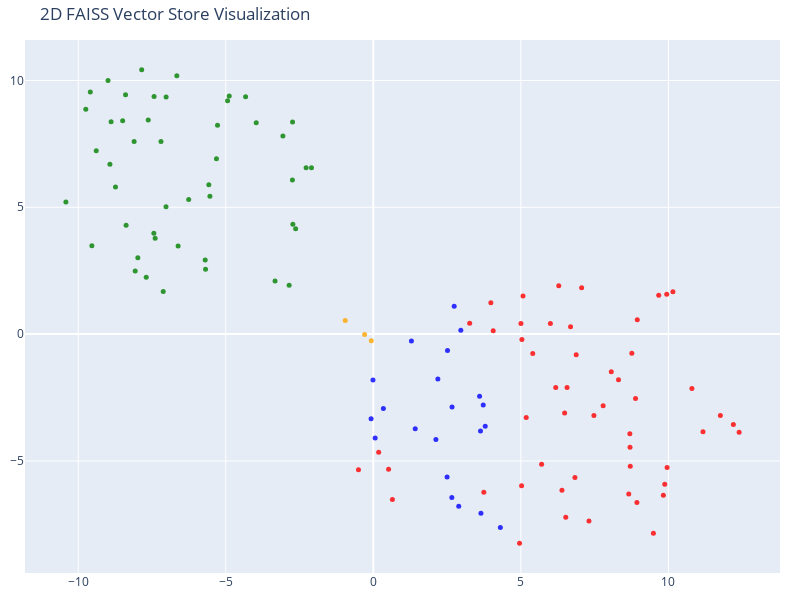

The notebook cell this image was saved under:
### Code cell
# We humans find it easier to visalize things in 2D!
# Reduce the dimensionality of the vectors to 2D using t-SNE
# (t-distributed stochastic neighbor embedding)

tsne = TSNE(n_components=2, random_state=42)
reduced_vectors = tsne.fit_transform(vectors)

# Create the 2D scatter plot
fig = go.Figure(data=[go.Scatter(
    x=reduced_vectors[:, 0],
    y=reduced_vectors[:, 1],
    mode='markers',
    marker=dict(size=5, color=colors, opacity=0.8),
    text=[f"Type: {t}<br>Text: {d[:100]}..." for t, d in zip(doc_types, documents)],
    hoverinfo='text'
)])

fig.update_layout(
    title='2D FAISS Vector Store Visualization',
    scene=dict(xaxis_title='x',yaxis_title='y'),
    width=800,
    height=600,
    margin=dict(r=20, b=10, l=10, t=40)
)

fig.show()

### Figure 1 — Plotly figure (JSON) as saved in the notebook; plotly's stock layout.template omitted (floating-point values rounded to 4 significant figures)
{"data": [{"hoverinfo": "text", "marker": {"color": ["orange", "orange", "orange", "red", "red", "red", "red", "red", "red", "red", "red", "red", "red", "red", "red", "red", "red", "red", "red", "red", "red", "red", "red", "red", "red", "red", "red", "red", "red", "red", "red", "red", "red", "red", "red", "red", "red", "red", "red", "red", "red", "red", "red", "red", "red", "red", "red", "red", "red", "red", "red", "red", "red", "red", "red", "green", "green", "green", "green", "green", "green", "green", "green", "green", "green", "green", "green", "green", "green", "green", "green", "green", "green", "green", "green", "green", "green", "green", "green", "green", "green", "green", "green", "green", "green", "green", "green", "green", "green", "green", "green", "green", "green", "green", "green", "green", "green", "green", "green", "green", "green", "green", "blue", "blue", "blue", "blue", "blue", "blue", "blue", "blue", "blue", "blue", "blue", "blue", "blue", "blue", "blue", "blue", "blue", "blue", "blue", "blue", "blue"], "opacity": 0.8, "size": 5}, "mode": "markers", "text": ["Type: company<br>Text: # About Insurellm\n\nInsurellm was founded by Avery Lancaster in 2015 as an insurance tech startup des...", "Type: company<br>Text: # Careers at Insurellm\n\nInsurellm is hiring! We are looking for talented software engineers, data sc...", "Type: company<br>Text: # Overview of Insurellm\n\nInsurellm is an innovative insurance tech firm with 200 employees across th...", "Type: contracts<br>Text: # Contract with Apex Reinsurance for Rellm: AI-Powered Enterprise Reinsurance Solution\n\n## Terms\n\n1....", "Type: contracts<br>Text: ## Renewal\n\n1. **Automatic Renewal**: This Agreement will automatically renew for successive one-yea...", "Type: contracts<br>Text: 2. **Seamless Integrations**: The architecture of Rellm allows for easy integration with existing sy...", "Type: contracts<br>Text: 1. **Technical Support**: Provider shall offer dedicated technical support to the Client via phone, ...", "Type: contracts<br>Text: **Insurellm, Inc.**  \n_____________________________  \nAuthorized Signature   \nDate: ________________...", "Type: contracts<br>Text: # Contract with Belvedere Insurance for Markellm\n\n## Terms\nThis Contract (\"Agreement\") is made and e...", "Type: contracts<br>Text: ## Renewal\n1. **Renewal Terms**: This Agreement may be renewed for additional one-year terms upon mu...", "Type: contracts<br>Text: ## Features\n1. **AI-Powered Matching**: Belvedere Insurance will benefit from Markellm's AI-powered ...", "Type: contracts<br>Text: ## Support\n1. **Technical Support**: Technical support will be available from 9 AM to 7 PM EST, Mond...", "Type: contracts<br>Text: **Belvedere Insurance**  \nSignature: ______________________  \nName: [Authorized Signatory]  \nTitle: ...", "Type: contracts<br>Text: # Contract with BrightWay Solutions for Markellm\n\n**Contract Date:** October 5, 2023  \n**Contract ID...", "Type: contracts<br>Text: 3. **Service Level Agreement (SLA):**  \n   Insurellm commits to a 99.9% uptime for the platform with...", "Type: contracts<br>Text: 2. **Real-Time Quote Availability:**  \n   Consumers sourced via BrightWay Solutions will receive rea...", "Type: contracts<br>Text: 3. **Training and Onboarding:**  \n   Insurellm agrees to provide one free training session on how to...", "Type: contracts<br>Text: # Contract with EverGuard Insurance for Rellm: AI-Powered Enterprise Reinsurance Solution\n\n**Contrac...", "Type: contracts<br>Text: 4. **Usage Rights**: EverGuard Insurance is granted a non-exclusive, non-transferable license to acc...", "Type: contracts<br>Text: 1. **Core Functionality**: Rellm provides EverGuard Insurance with advanced AI-driven analytics, sea...", "Type: contracts<br>Text: 1. **Customer Support**: Insurellm will provide EverGuard Insurance with 24/7 customer support, incl...", "Type: contracts<br>Text: ---\n\n**Signatures**  \n**For Insurellm**: __________________________  \n**Name**: John Smith  \n**Title...", "Type: contracts<br>Text: # Contract with GreenField Holdings for Markellm\n\n**Effective Date:** November 15, 2023  \n**Contract...", "Type: contracts<br>Text: ## Renewal\n1. **Automatic Renewal**: This contract will automatically renew for sequential one-year ...", "Type: contracts<br>Text: ## Features\n1. **AI-Powered Matching**: Access to advanced algorithms that connect GreenField Holdin...", "Type: contracts<br>Text: ## Support\n1. **Customer Support Access**: The Client will have access to dedicated support through ...", "Type: contracts<br>Text: **Signatures:**  \n_________________________                           _________________________  \n**...", "Type: contracts<br>Text: # Contract with Greenstone Insurance for Homellm\n\n---\n\n## Terms\n\n1. **Parties**: This Contract (\"Agr...", "Type: contracts<br>Text: 4. **Payment Terms**: \n   - The Customer shall pay an amount of $10,000 per month for the Standard T...", "Type: contracts<br>Text: ---\n\n## Features\n\n- **AI-Powered Risk Assessment**: Customer will have access to enhanced risk evalu...", "Type: contracts<br>Text: - **Customer Portal**: A dedicated portal will be provided, allowing the Customer's clients to manag...", "Type: contracts<br>Text: ______________________________  \n[Name], [Title]  \nDate: ______________________\n\n**For Greenstone In...", "Type: contracts<br>Text: # Contract with GreenValley Insurance for Homellm\n\n**Contract Date:** October 6, 2023  \n**Contract N...", "Type: contracts<br>Text: 4. **Confidentiality:** Both parties agree to maintain the confidentiality of proprietary informatio...", "Type: contracts<br>Text: 1. **AI-Powered Risk Assessment:** Access to advanced AI algorithms for real-time risk evaluations.\n...", "Type: contracts<br>Text: 3. **Regular Updates:** Insurellm will offer ongoing updates and enhancements to the Homellm platfor...", "Type: contracts<br>Text: # Contract with Pinnacle Insurance Co. for Homellm\n\n## Terms\nThis contract (\"Contract\") is entered i...", "Type: contracts<br>Text: ## Renewal\n1. **Renewal Terms**: At the end of the initial term, this Contract shall automatically r...", "Type: contracts<br>Text: ## Features\n1. **AI-Powered Risk Assessment**: Utilized for tailored underwriting decisions specific...", "Type: contracts<br>Text: ## Support\n1. **Technical Support**: Insurellm shall provide 24/7 technical support via an email and...", "Type: contracts<br>Text: # Contract with Roadway Insurance Inc. for Carllm\n\n---\n\n## Terms\n\n1. **Agreement Effective Date**: T...", "Type: contracts<br>Text: ---\n\n## Renewal\n\n1. **Automatic Renewal**: This agreement will automatically renew for an additional...", "Type: contracts<br>Text: ---\n\n## Features\n\n1. **Access to Core Features**: Roadway Insurance Inc. will have access to all Pro...", "Type: contracts<br>Text: ---\n\n## Support\n\n1. **Technical Support**: Roadway Insurance Inc. will receive priority technical su...", "Type: contracts<br>Text: # Contract with Stellar Insurance Co. for Rellm\n\n## Terms\nThis contract is made between **Insurellm*...", "Type: contracts<br>Text: ### Termination\nEither party may terminate this agreement with a **30-day written notice**. In the e...", "Type: contracts<br>Text: ## Features\nStellar Insurance Co. will receive access to the following features of the Rellm product...", "Type: contracts<br>Text: ## Support\nInsurellm provides Stellar Insurance Co. with the following support services:\n\n- **24/7 T...", "Type: contracts<br>Text: # Contract with TechDrive Insurance for Carllm\n\n**Contract Date:** October 1, 2024  \n**Contract Dura...", "Type: contracts<br>Text: ## Renewal\n\n1. **Automatic Renewal**: This contract shall automatically renew for additional one-yea...", "Type: contracts<br>Text: ## Support\n\n1. **Customer Support**: Insurellm will provide 24/7 customer support to TechDrive Insur...", "Type: contracts<br>Text: **TechDrive Insurance Representative:**  \nName: Sarah Johnson  \nTitle: Operations Director  \nDate: _...", "Type: contracts<br>Text: # Contract with Velocity Auto Solutions for Carllm\n\n**Contract Date:** October 1, 2023  \n**Contract ...", "Type: contracts<br>Text: ## Renewal\n\n1. **Automatic Renewal**: This contract will automatically renew for successive 12-month...", "Type: contracts<br>Text: ## Support\n\n1. **Customer Support**: Velocity Auto Solutions will have access to Insurellm’s custome...", "Type: employees<br>Text: # HR Record\n\n# Alex Chen\n\n## Summary\n- **Date of Birth:** March 15, 1990  \n- **Job Title:** Backend ...", "Type: employees<br>Text: ## Annual Performance History\n- **2020:**  \n  - Completed onboarding successfully.  \n  - Met expecta...", "Type: employees<br>Text: ## Compensation History\n- **2020:** Base Salary: $80,000  \n- **2021:** Base Salary Increase to $90,0...", "Type: employees<br>Text: Alex Chen continues to be a vital asset at Insurellm, contributing significantly to innovative backe...", "Type: employees<br>Text: # HR Record\n\n# Alex Harper\n\n## Summary\n- **Date of Birth**: March 15, 1993  \n- **Job Title**: Sales ...", "Type: employees<br>Text: ## Annual Performance History  \n- **2021**:  \n  - **Performance Rating**: 4.5/5  \n  - **Key Achievem...", "Type: employees<br>Text: - **2022**:  \n  - **Base Salary**: $65,000 (Promotion to Senior SDR)  \n  - **Bonus**: $13,000 (20% o...", "Type: employees<br>Text: # HR Record\n\n# Alex Thomson\n\n## Summary\n- **Date of Birth:** March 15, 1995  \n- **Job Title:** Sales...", "Type: employees<br>Text: ## Annual Performance History  \n- **2022** - Rated as \"Exceeds Expectations.\" Alex Thomson achieved ...", "Type: employees<br>Text: ## Other HR Notes\n- Alex Thomson is an active member of the Diversity and Inclusion committee at Ins...", "Type: employees<br>Text: # Avery Lancaster\n\n## Summary\n- **Date of Birth**: March 15, 1985  \n- **Job Title**: Co-Founder & Ch...", "Type: employees<br>Text: - **2010 - 2013**: Business Analyst at Edge Analytics  \n  Prior to joining Innovate, Avery worked as...", "Type: employees<br>Text: - **2018**: **Exceeds Expectations**  \n  Under Avery’s pivoted vision, Insurellm launched two new su...", "Type: employees<br>Text: - **2022**: **Satisfactory**  \n  Avery focused on rebuilding team dynamics and addressing employee c...", "Type: employees<br>Text: ## Compensation History\n- **2015**: $150,000 base salary + Significant equity stake  \n- **2016**: $1...", "Type: employees<br>Text: ## Other HR Notes\n- **Professional Development**: Avery has actively participated in leadership trai...", "Type: employees<br>Text: # HR Record\n\n# Emily Carter\n\n## Summary\n- **Date of Birth:** August 12, 1990  \n- **Job Title:** Acco...", "Type: employees<br>Text: - **2017-2019:** Marketing Intern  \n  - Assisted with market research and campaign development for s...", "Type: employees<br>Text: ## Compensation History\n| Year | Base Salary | Bonus         | Total Compensation |\n|------|--------...", "Type: employees<br>Text: Emily Carter exemplifies the kind of talent that drives Insurellm's success and is an invaluable ass...", "Type: employees<br>Text: # HR Record\n\n# Emily Tran\n\n## Summary\n- **Date of Birth:** March 18, 1991  \n- **Job Title:** Digital...", "Type: employees<br>Text: - **January 2017 - May 2018**: Marketing Intern  \n  - Supported the Marketing team by collaborating ...", "Type: employees<br>Text: - **2021**:  \n  - Performance Rating: Meets Expectations  \n  - Key Achievements: Contributed to the ...", "Type: employees<br>Text: - **Professional Development Goals**:  \n  - Emily Tran aims to become a Marketing Manager within the...", "Type: employees<br>Text: # HR Record\n\n# Jordan Blake\n\n## Summary\n- **Date of Birth:** March 15, 1993  \n- **Job Title:** Sales...", "Type: employees<br>Text: ## Annual Performance History\n- **2021:** First year at Insurellm; achieved 90% of monthly targets. ...", "Type: employees<br>Text: ## Other HR Notes\n- Jordan has shown an interest in continuing education, actively participating in ...", "Type: employees<br>Text: # HR Record\n\n# Jordan K. Bishop\n\n## Summary\n- **Date of Birth:** March 15, 1990\n- **Job Title:** Fro...", "Type: employees<br>Text: ## Annual Performance History\n- **2019:** Exceeds Expectations - Continuously delivered high-quality...", "Type: employees<br>Text: ## Compensation History\n- **June 2018:** Starting Salary - $85,000\n- **June 2019:** Salary Increase ...", "Type: employees<br>Text: ## Other HR Notes\n- Jordan K. Bishop has been an integral part of club initiatives, including the In...", "Type: employees<br>Text: # HR Record\n\n# Maxine Thompson\n\n## Summary\n- **Date of Birth:** January 15, 1991  \n- **Job Title:** ...", "Type: employees<br>Text: ## Insurellm Career Progression\n- **January 2017 - October 2018**: **Junior Data Engineer**  \n  * Ma...", "Type: employees<br>Text: ## Annual Performance History\n- **2017**: *Meets Expectations*  \n  Maxine showed potential in her ro...", "Type: employees<br>Text: - **2021**: *Exceeds Expectations*  \n  Maxine spearheaded the transition to a new data warehousing s...", "Type: employees<br>Text: ## Compensation History\n- **2017**: $70,000 (Junior Data Engineer)  \n- **2018**: $75,000 (Junior Dat...", "Type: employees<br>Text: # HR Record\n\n# Oliver Spencer\n\n## Summary\n- **Date of Birth**: May 14, 1990  \n- **Job Title**: Backe...", "Type: employees<br>Text: ## Annual Performance History\n- **2018**: **3/5** - Adaptable team player but still learning to take...", "Type: employees<br>Text: ## Compensation History\n- **March 2018**: Initial salary of $80,000.\n- **July 2019**: Salary increas...", "Type: employees<br>Text: # Samantha Greene\n\n## Summary\n- **Date of Birth:** October 14, 1990\n- **Job Title:** HR Generalist\n-...", "Type: employees<br>Text: ## Annual Performance History\n- **2020:** Exceeds Expectations  \n  Samantha Greene demonstrated exce...", "Type: employees<br>Text: ## Compensation History\n- **2020:** Base Salary - $55,000  \n  The entry-level salary matched industr...", "Type: employees<br>Text: - **2023:** Base Salary - $70,000  \n  Recognized for substantial improvement in employee relations m...", "Type: employees<br>Text: # HR Record\n\n# Samuel Trenton\n\n## Summary\n- **Date of Birth:** April 12, 1989  \n- **Job Title:** Sen...", "Type: employees<br>Text: ## Annual Performance History\n- **2023:** Rating: 4.5/5  \n  *Samuel exceeded expectations, successfu...", "Type: employees<br>Text: ## Compensation History\n- **2023:** Base Salary: $115,000 + Bonus: $15,000  \n  *Annual bonus based o...", "Type: employees<br>Text: - **Engagement in Company Culture:** Regularly participates in team-building events and contributes ...", "Type: products<br>Text: # Product Summary\n\n# Carllm\n\n## Summary\n\nCarllm is an innovative auto insurance product developed by...", "Type: products<br>Text: - **Instant Quoting**: With Carllm, insurance companies can offer near-instant quotes to customers, ...", "Type: products<br>Text: - **Mobile Integration**: Carllm is designed to work seamlessly with mobile applications, providing ...", "Type: products<br>Text: - **Professional Tier**: $2,500/month\n  - For medium-sized companies.\n  - All Basic Tier features pl...", "Type: products<br>Text: ### Q2 2025: Customer Experience Improvements\n- Launch of a new **mobile app** for end-users.\n- Intr...", "Type: products<br>Text: # Product Summary\n\n# Homellm\n\n## Summary\nHomellm is an innovative home insurance product developed b...", "Type: products<br>Text: ### 2. Dynamic Pricing Model\nWith Homellm's innovative dynamic pricing model, insurance providers ca...", "Type: products<br>Text: ### 5. Multi-Channel Integration\nHomellm seamlessly integrates into existing insurance platforms, pr...", "Type: products<br>Text: - **Basic Tier:** Starting at $5,000/month for small insurers with basic integration features.\n- **S...", "Type: products<br>Text: All tiers include a comprehensive training program and ongoing updates to ensure optimal performance...", "Type: products<br>Text: With Homellm, Insurellm is committed to transforming the landscape of home insurance, ensuring both ...", "Type: products<br>Text: # Product Summary\n\n# Markellm\n\n## Summary\n\nMarkellm is an innovative two-sided marketplace designed ...", "Type: products<br>Text: - **User-Friendly Interface**: Designed with user experience in mind, Markellm features an intuitive...", "Type: products<br>Text: - **Customer Support**: Our dedicated support team is always available to assist both consumers and ...", "Type: products<br>Text: ### For Insurance Companies:\n- **Basic Listing Fee**: $199/month for a featured listing on the platf...", "Type: products<br>Text: ### Q3 2025\n- Initiate a comprehensive marketing campaign targeting both consumers and insurers to i...", "Type: products<br>Text: # Product Summary\n\n# Rellm: AI-Powered Enterprise Reinsurance Solution\n\n## Summary\n\nRellm is an inno...", "Type: products<br>Text: ### Seamless Integrations\nRellm's architecture is designed for effortless integration with existing ...", "Type: products<br>Text: ### Regulatory Compliance Tools\nRellm includes built-in compliance tracking features to help organiz...", "Type: products<br>Text: Join the growing number of organizations leveraging Rellm to enhance their reinsurance processes whi...", "Type: products<br>Text: Experience the future of reinsurance with Rellm, where innovation meets reliability. Let Insurellm h..."], "type": "scatter", "x": [-0.2949, -0.9518, -0.07005, 6.683, 5.402, 3.265, 6.875, 11.76, 6.521, 10.15, 3.744, 8.693, 11.17, 6.392, 5.703, 5.024, 6.832, 6.0, 5.035, 4.062, 5.002, 10.8, 7.306, 9.671, 0.6457, 4.955, 12.2, 8.932, 9.49, 0.1815, 8.707, 12.4, 9.828, 9.876, 0.517, 9.954, 8.655, 9.942, -0.5026, 8.698, 8.76, 8.944, 5.181, 6.483, 6.284, 7.059, 3.983, 5.072, 8.308, 6.565, 7.787, 8.885, 8.063, 6.181, 7.474, -7.393, -4.883, -8.494, -2.852, -8.069, -7.43, -7.849, -7.695, -6.658, -7.12, -2.632, -2.742, -2.278, -2.096, -9.742, -2.727, -7.025, -5.316, -8.106, -3.33, -6.256, -5.574, -7.195, -5.537, -7.98, -7.628, -5.685, -6.615, -4.328, -9.591, -5.697, -9.537, -2.737, -3.968, -3.065, -8.99, -7.437, -4.939, -8.887, -8.737, -5.279, -9.389, -8.926, -8.377, -7.022, -8.396, -10.42, 3.6, 3.724, 3.791, 3.632, 2.668, 0.3403, 0.0619, -0.07566, 2.12, 1.42, -0.01167, 2.66, 2.894, 3.647, 4.305, 2.5, 2.514, 2.965, 2.74, 2.187, 1.291], "y": [-0.01951, 0.5322, -0.2613, 0.293, -0.7624, 0.4259, -0.8152, -3.21, -7.224, 1.669, -6.239, -3.932, -3.849, -6.157, -5.129, -5.978, -5.657, 0.4176, -0.213, 0.1296, 0.4198, -2.147, -7.363, 1.535, -6.516, -8.244, -3.566, -6.637, -7.848, -4.658, -5.213, -3.871, -6.356, -5.919, -5.325, -5.263, -6.305, 1.568, -5.344, -4.458, -0.7535, 0.5706, -3.291, -3.108, 1.906, 1.825, 1.239, 1.506, -1.803, -2.104, -2.829, -2.538, -1.485, -2.108, -3.209, 3.782, 9.388, 8.411, 1.93, 2.485, 9.367, 10.42, 2.237, 10.18, 1.675, 4.152, 6.072, 6.558, 6.558, 8.865, 4.335, 5.019, 6.914, 7.59, 2.094, 5.309, 5.892, 7.595, 5.432, 3.005, 8.438, 2.555, 3.476, 9.355, 9.545, 2.925, 3.482, 8.365, 8.336, 7.81, 9.999, 3.978, 9.198, 8.373, 5.801, 8.229, 7.228, 6.694, 4.288, 9.348, 9.437, 5.205, -2.453, -2.793, -3.629, -3.821, -2.872, -2.93, -4.091, -3.341, -4.156, -3.731, -1.81, -6.44, -6.788, -7.061, -7.623, -5.631, -0.6484, 0.1491, 1.094, -1.767, -0.2706]}], "layout": {"height": 600, "margin": {"b": 10, "l": 10, "r": 20, "t": 40}, "scene": {"xaxis": {"title": {"text": "x"}}, "yaxis": {"title": {"text": "y"}}}, "title": {"text": "2D FAISS Vector Store Visualization"}, "width": 800}}
